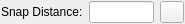
<?xml version="1.0" encoding="UTF-8"?>
<ui version="4.0">
 <class>Ui_SnapDistOptions</class>
 <widget class="QWidget" name="Ui_SnapDistOptions">
  <property name="geometry">
   <rect>
    <x>0</x>
    <y>0</y>
    <width>185</width>
    <height>24</height>
   </rect>
  </property>
  <property name="sizePolicy">
   <sizepolicy hsizetype="Maximum" vsizetype="Fixed">
    <horstretch>0</horstretch>
    <verstretch>0</verstretch>
   </sizepolicy>
  </property>
  <property name="minimumSize">
   <size>
    <width>160</width>
    <height>22</height>
   </size>
  </property>
  <property name="maximumSize">
   <size>
    <width>185</width>
    <height>32767</height>
   </size>
  </property>
  <property name="windowTitle">
   <string>Snap Distance Options</string>
  </property>
  <layout class="QHBoxLayout">
   <property name="leftMargin">
    <number>1</number>
   </property>
   <property name="topMargin">
    <number>1</number>
   </property>
   <property name="rightMargin">
    <number>1</number>
   </property>
   <property name="bottomMargin">
    <number>1</number>
   </property>
   <item>
    <widget class="QLabel" name="lDist">
     <property name="text">
      <string>Snap Distance:</string>
     </property>
     <property name="wordWrap">
      <bool>false</bool>
     </property>
    </widget>
   </item>
   <item>
    <widget class="QLineEdit" name="leDist">
     <property name="toolTip">
      <string>Distance of snap point from initially resolved snap point</string>
     </property>
    </widget>
   </item>
   <item>
    <widget class="QToolButton" name="tbPickDistance">
     <property name="toolTip">
      <string>Pick distance from drawing.</string>
     </property>
     <property name="text">
      <string/>
     </property>
     <property name="icon">
      <iconset resource="../../../../res/icons/icons.qrc">
       <normaloff>:/icons/interactive_pick_distance.lci</normaloff>:/icons/interactive_pick_distance.lci</iconset>
     </property>
    </widget>
   </item>
  </layout>
 </widget>
 <layoutdefault spacing="6" margin="11"/>
 <includes>
  <include location="local">rs_circle.h</include>
  <include location="local">rs_settings.h</include>
 </includes>
 <resources>
  <include location="../../../../res/icons/icons.qrc"/>
 </resources>
 <connections/>
 <slots>
  <slot>updateDist(QString)</slot>
 </slots>
</ui>
